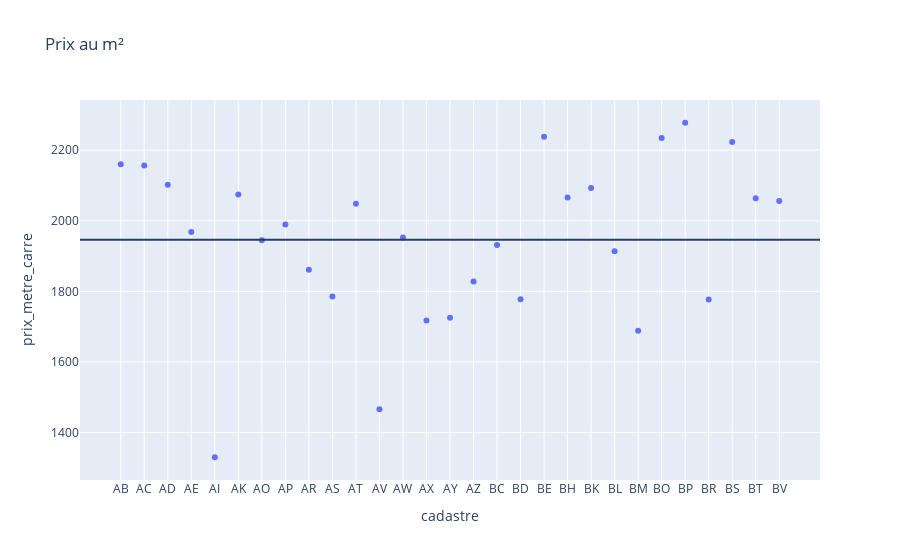

Source (notebook cell):
### Code cell
#afficher le prix moyen au m² dans les cadastres
import plotly.express as px
fig = px.scatter(ds, x='cadastre', y='prix_metre_carre', title='Prix au m²')
#ajouter une ligne pour la moyenne totale
fig.add_hline(y=ds['prix_metre_carre'].mean())
fig.show()

### Figure 1 — Plotly figure (JSON) as saved in the notebook; plotly's stock layout.template omitted (floating-point values rounded to 4 significant figures)
{"data": [{"hovertemplate": "cadastre=%{x}<br>prix_metre_carre=%{y}<extra></extra>", "legendgroup": "", "marker": {"color": "#636efa", "symbol": "circle"}, "mode": "markers", "name": "", "orientation": "v", "showlegend": false, "type": "scatter", "x": ["AB", "AC", "AD", "AE", "AI", "AK", "AO", "AP", "AR", "AS", "AT", "AV", "AW", "AX", "AY", "AZ", "BC", "BD", "BE", "BH", "BK", "BL", "BM", "BO", "BP", "BR", "BS", "BT", "BV"], "xaxis": "x", "y": [2160.0, 2157.0, 2102.0, 1968.0, 1330.0, 2074.0, 1945.0, 1989.0, 1861.0, 1785.0, 2048.0, 1466.0, 1953.0, 1718.0, 1725.0, 1828.0, 1931.0, 1777.0, 2238.0, 2066.0, 2093.0, 1914.0, 1688.0, 2235.0, 2278.0, 1777.0, 2223.0, 2064.0, 2056.0], "yaxis": "y"}], "layout": {"legend": {"tracegroupgap": 0}, "shapes": [{"type": "line", "x0": 0, "x1": 1, "xref": "x domain", "y0": 1946.0, "y1": 1946.0, "yref": "y"}], "title": {"text": "Prix au m²"}, "xaxis": {"anchor": "y", "domain": [0, 1], "title": {"text": "cadastre"}}, "yaxis": {"anchor": "x", "domain": [0, 1], "title": {"text": "prix_metre_carre"}}}}
